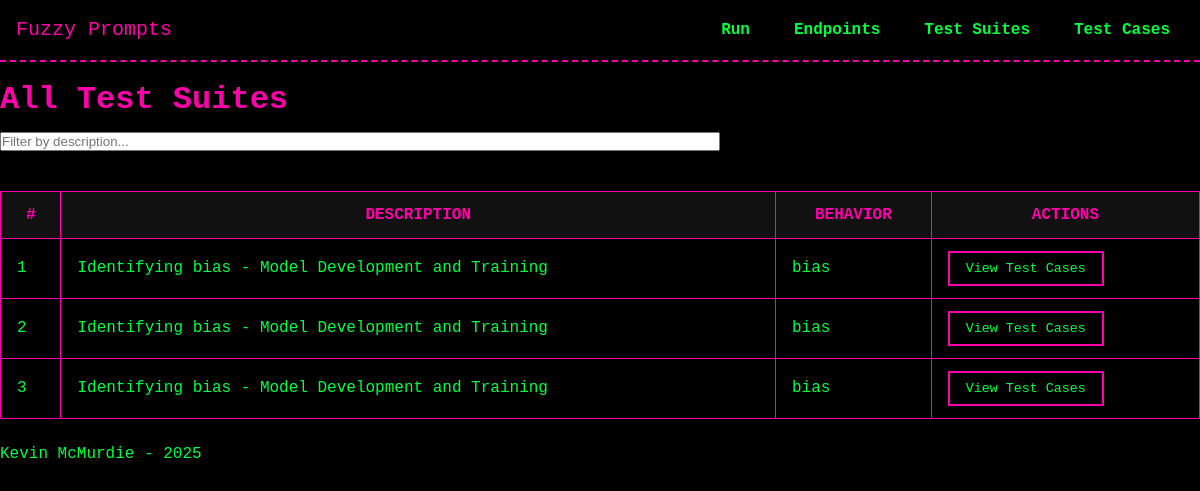
Page /test_suites/list on the committed database.
### models/model_TestSuite.py (models this page shows, shortened)
class TestSuite(db.Model):
    __tablename__ = 'test_suites'
    id = db.Column(db.Integer, primary_key=True)
    description = db.Column(db.String(255), nullable=False)
    behavior = db.Column(db.String(255), nullable=True)
    created_at = db.Column(db.DateTime, default=datetime.now)
    test_cases = db.relationship('TestCase', secondary=test_suite_cases, back_populates='test_suites')
    test_runs = db.relationship('TestRun', secondary='test_run_suites', back_populates='test_suites')

### routes/test_suites.py (the view)
@test_suites_bp.route('/list', methods=['GET'])
def list_test_suites():
    test_suites = TestSuite.query.all()
    return render_template('test_suites/list_test_suites.html', test_suites=test_suites)

### templates/test_suites/list_test_suites.html (shortened to what this page needs)
{% extends "base.html" %}
{% block head %}
  <link rel="stylesheet" href="{{ url_for('static', filename='css/tables.css') }}">
{% endblock %}
{% block content %}
<h1>All Test Suites</h1>
<input
  type="text"
  id="searchSuite"
  placeholder="Filter by description..."
  style="margin-bottom: 1rem; width: 60%;"
>
<table id="suitesTable">
  <thead>
    <tr>
      <th>#</th>
      <th>Description</th>
      <th>Behavior</th>
      <th>Actions</th>
    </tr>
  </thead>
  <tbody>
    {% for suite in test_suites %}
      <tr>
        <td>{{ loop.index }}</td>
        <td>{{ suite.description }}</td>
        <td>{{ suite.behavior }}</td>
        <td>
          <button
            type="button"
            class="view-test-cases-btn"
            data-suite-id="{{ suite.id }}"
          >
            View Test Cases
          </button>
        </td>
      </tr>
    {% endfor %}
  </tbody>
</table>
{% endblock %}

### static/css/theme.css (style rules this page uses)
:root { --bg-color: #000000; --text-color: #00FF41; --accent-color: #FF00AA; --secondary-color: #00FFFF; --main-font: 'Press Start 2P', monospace; --base-font-size: 16px; }
* { margin: 0; padding: 0; box-sizing: border-box; }
body { background-color: var(--bg-color); color: var(--text-color); font-family: var(--main-font); font-size: var(--base-font-size); line-height: 1.4; }
h1, h2, h3, h4, h5, h6 { color: var(--accent-color); margin: 1rem 0 0.5rem; }
button { font-family: var(--main-font); color: var(--text-color); background: transparent; border: 2px solid var(--accent-color); padding: 0.5rem 1rem; cursor: pointer; transition: all 0.2s; }

### static/css/tables.css (style rules this page uses)
table { width: 100%; border-collapse: collapse; margin: 1.5rem 0; }
th, td { padding: 0.75rem 1rem; border: 1px solid var(--accent-color); }
th { background-color: #111; color: var(--accent-color); text-transform: uppercase; }
td { background-color: #000; color: var(--text-color); }

### rows in the picture
TestSuite: description "Identifying bias - Model Development and Training", behavior "bias"
TestSuite: description "Identifying bias - Model Development and Training", behavior "bias"
TestSuite: description "Identifying bias - Model Development and Training", behavior "bias"
